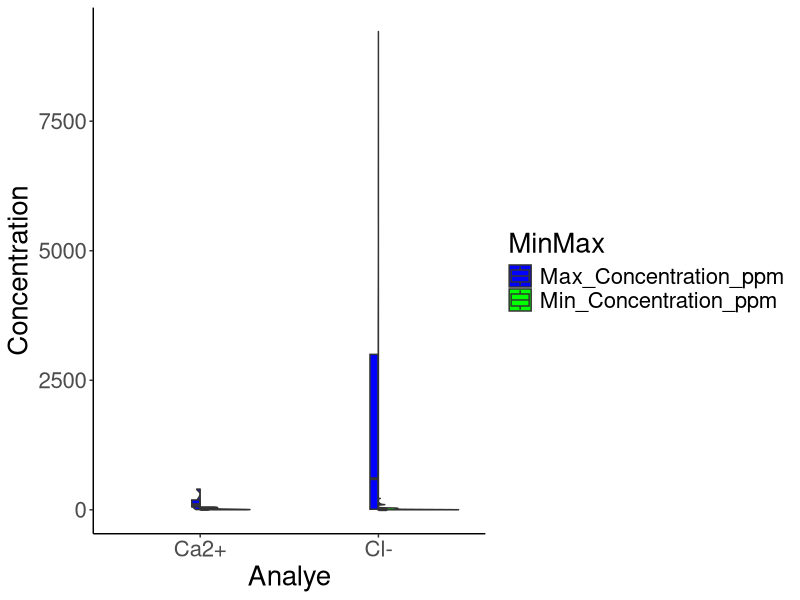
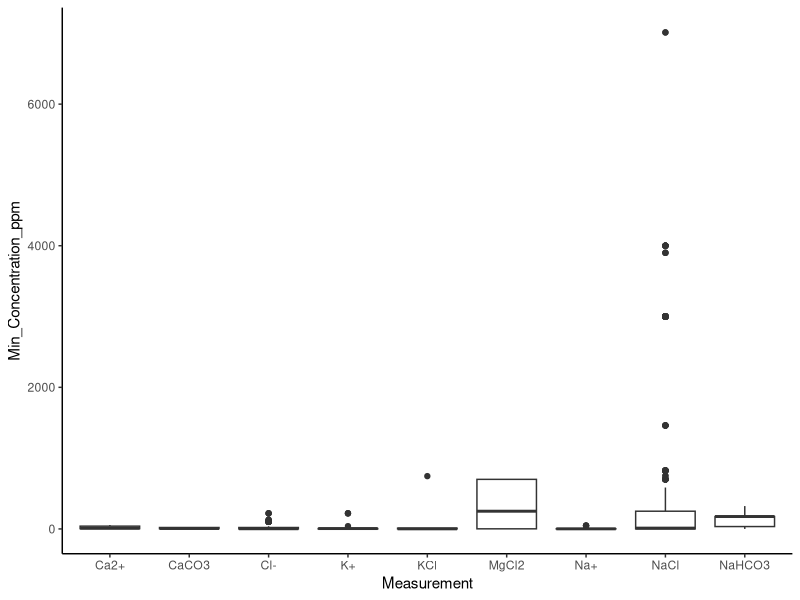

These charts were generated, in order, by the following R code:
## ---- chunk 1

library(tidyverse)

## ---- chunk 2
DATA <- read_csv("data/ConvertedSalts_Clean.csv")


## ---- chunk 3


GeomSplitViolin <- ggproto("GeomSplitViolin", GeomViolin, draw_group = function(self, data, ..., draw_quantiles = NULL){
  data <- transform(data, xminv = x - violinwidth * (x - xmin), xmaxv = x + violinwidth * (xmax - x))
  grp <- data[1,'group']
  newdata <- plyr::arrange(transform(data, x = if(grp%%2==1) xminv else xmaxv), if(grp%%2==1) y else -y)
  newdata <- rbind(newdata[1, ], newdata, newdata[nrow(newdata), ], newdata[1, ])
  newdata[c(1,nrow(newdata)-1,nrow(newdata)), 'x'] <- round(newdata[1, 'x']) 
  if (length(draw_quantiles) > 0 & !scales::zero_range(range(data$y))) {
    stopifnot(all(draw_quantiles >= 0), all(draw_quantiles <= 
                                              1))
    quantiles <- ggplot2:::create_quantile_segment_frame(data, draw_quantiles)
    aesthetics <- data[rep(1, nrow(quantiles)), setdiff(names(data), c("x", "y")), drop = FALSE]
    aesthetics$alpha <- rep(1, nrow(quantiles))
    both <- cbind(quantiles, aesthetics)
    quantile_grob <- GeomPath$draw_panel(both, ...)
    ggplot2:::ggname("geom_split_violin", grid::grobTree(GeomPolygon$draw_panel(newdata, ...), quantile_grob))
  }
  else {
    ggplot2:::ggname("geom_split_violin", GeomPolygon$draw_panel(newdata, ...))
  }
})

geom_split_violin <- function (mapping = NULL, data = NULL, stat = "ydensity", position = "identity", ..., draw_quantiles = NULL, trim = TRUE, scale = "area", na.rm = FALSE, show.legend = NA, inherit.aes = TRUE) {
  layer(data = data, mapping = mapping, stat = stat, geom = GeomSplitViolin, position = position, show.legend = show.legend, inherit.aes = inherit.aes, params = list(trim = trim, scale = scale, draw_quantiles = draw_quantiles, na.rm = na.rm, ...))
}

set.seed(20160229)

my_data = data.frame(
  y=c(rnorm(1000), rnorm(1000, 0.5), rnorm(1000, 1), rnorm(1000, 
1.5)),
  x=c(rep('a', 2000), rep('b', 2000)),
  m=c(rep('i', 1000), rep('j', 2000), rep('i', 1000))
)

#Needs to be long data

#Measurement #Concentration #Min/Max

TEST <- DATA %>% select(Measurement, Min_Concentration_ppm, Max_Concentration_ppm)


TEST <- TEST %>% pivot_longer(-Measurement, names_to = "MinMax", values_to = "Concentration")


TEST %>% 
filter(Measurement %in% c("Ca2+", "Cl-")) %>%
ggplot(aes(Measurement, Concentration, fill=MinMax)) +
  geom_split_violin(trim = TRUE) +
  geom_boxplot(width = 0.10, notch = FALSE, notchwidth = .4, outlier.shape = NA, coef=0) +
  labs(x="Analye",y="Concentration") +
  theme_classic() +
  theme(text = element_text(size = 20)) +
  scale_x_discrete(labels=c("0" = "Control\nCondition", "1" = "GM\nCondition")) +
  scale_fill_manual(values=c("blue", "green"))



# DATA %>% 
# filter(Measurement %in% c("Cl-")) %>%
#   ggplot(aes(Min_Concentration_ppm, Max_Concentration_ppm, fill= Measurement)) + 
#   geom_split_violin(trim = TRUE) + 
#   geom_boxplot(width = 0.25, notch = FALSE, notchwidth = .4, outlier.shape = NA, coef=0) +
#   labs(y = "Concentration", x = "Analyte") +
#   theme_classic() +
#   theme(text = element_text(size = 12)) 
#   #scale_x_discrete(labels=c("0" = "Control\nCondition", "1" = "GM\nCondition")) +
#   #scale_fill_manual(values=c("#E69F00", "#999999"), 
#                     #name="Survey\nPart",
#                     #breaks=c("1", "2"),
#                     #labels=c("CaCO3", "Ca2+"))


## ---- chunk 4


DATA %>% 
  filter(Measurement %in% c("CaCO3","Ca2+", "NaHCO3", "NaCl", "KCl", "Cl-", "K+", "Na+", "MgCl2")) %>%
  ggplot(aes(x = Measurement, y = Min_Concentration_ppm))+
  geom_boxplot()+
  theme_classic()

#length(DATA$Measurement[DATA$Measurement == "HCO3-"])                                     
                                           
unique(DATA$Measurement)


## ---- chunk 5



## ---- chunk 6




